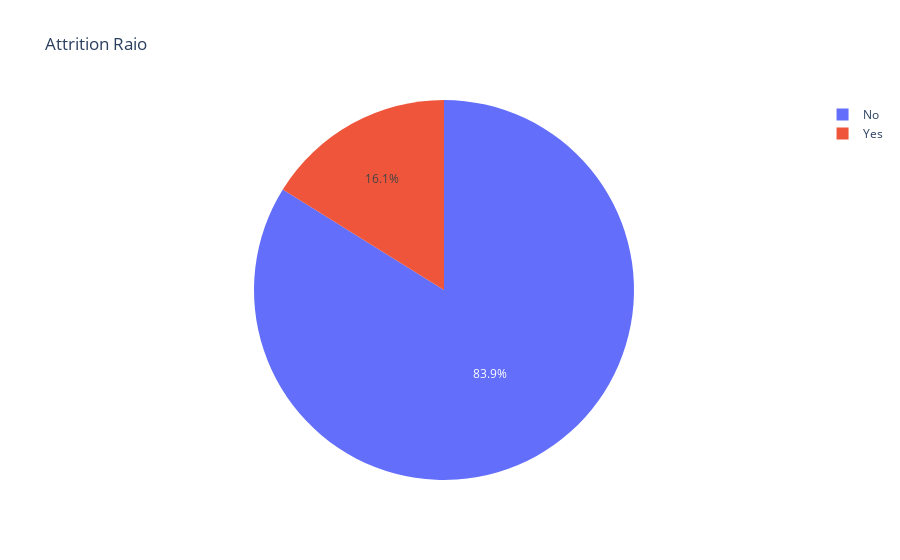

Write notebook code for a chart like this one.
### Code cell
fig = px.pie(df, names = 'Attrition', title = 'Attrition Raio')
fig.show()

### Figure 1 — Plotly figure (JSON) as saved in the notebook; plotly's stock layout.template omitted (floating-point values rounded to 4 significant figures; data arrays with more than 128 entries replaced by an {"elided": "..."} marker saying what was removed)
{"data": [{"domain": {"x": [0, 1], "y": [0, 1]}, "hovertemplate": "Attrition=%{label}<extra></extra>", "labels": {"elided": "1470 str values"}, "legendgroup": "", "name": "", "showlegend": true, "type": "pie"}], "layout": {"legend": {"tracegroupgap": 0}, "title": {"text": "Attrition Raio"}}}
